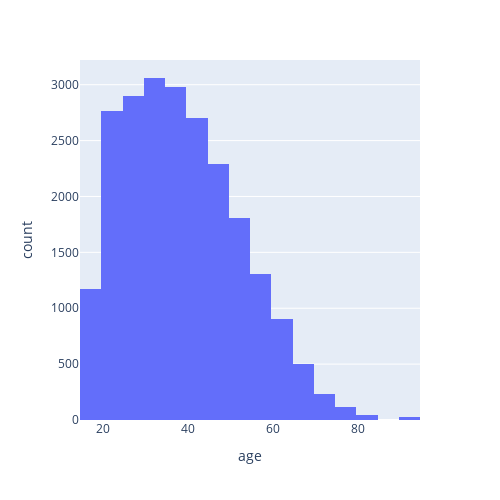
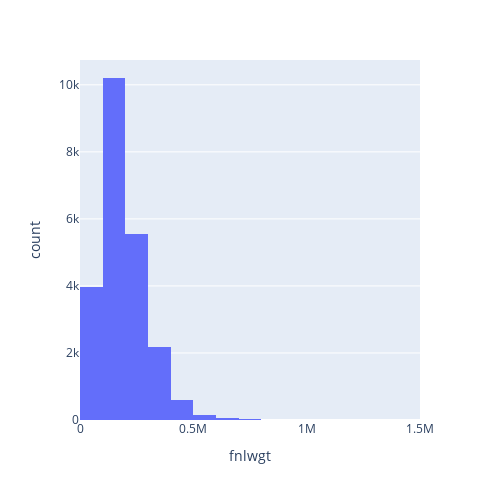
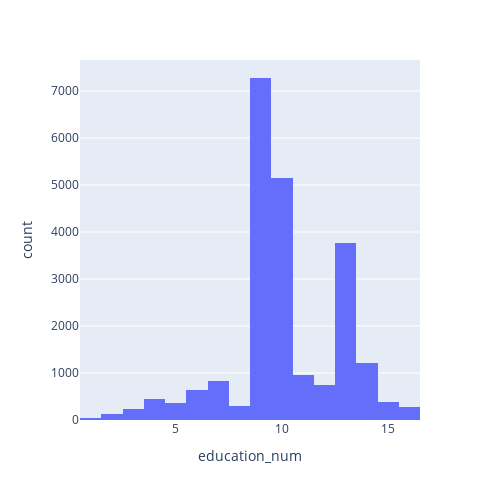
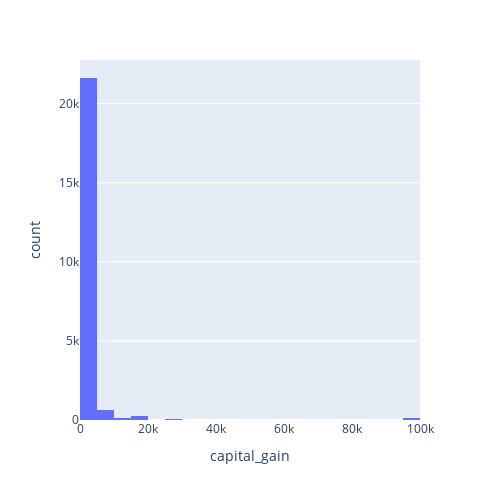

Write notebook code for charts like these, in order.
### Markdown cell above
**Exericse**

Use your `plot_histogram()` function to find all skewed numerical features in the **train** dataset.

### Code cell
# [TODO]
numerical_features = [
    "age",
    "fnlwgt",
    "education_num",
    "capital_gain",
    "capital_loss",
    "hours_per_week",
]

for feature in numerical_features:
    print(f"Plotting histogram for {feature}")
    plot_histogram(train, feature)

### Figure 1 — Plotly figure (JSON) as saved in the notebook; plotly's stock layout.template omitted (floating-point values rounded to 4 significant figures; data arrays with more than 128 entries replaced by an {"elided": "..."} marker saying what was removed)
{"data": [{"alignmentgroup": "True", "bingroup": "x", "hovertemplate": "age=%{x}<br>count=%{y}<extra></extra>", "legendgroup": "", "marker": {"color": "#636efa", "pattern": {"shape": ""}}, "name": "", "nbinsx": 25, "offsetgroup": "", "orientation": "v", "showlegend": false, "type": "histogram", "x": {"elided": "22792 int values"}, "xaxis": "x", "yaxis": "y"}], "layout": {"barmode": "relative", "height": 500, "legend": {"tracegroupgap": 0}, "margin": {"t": 60}, "width": 500, "xaxis": {"anchor": "y", "domain": [0, 1], "title": {"text": "age"}}, "yaxis": {"anchor": "x", "domain": [0, 1], "title": {"text": "count"}}}}

### Figure 2 — Plotly figure (JSON) as saved in the notebook; plotly's stock layout.template omitted (floating-point values rounded to 4 significant figures; data arrays with more than 128 entries replaced by an {"elided": "..."} marker saying what was removed)
{"data": [{"alignmentgroup": "True", "bingroup": "x", "hovertemplate": "fnlwgt=%{x}<br>count=%{y}<extra></extra>", "legendgroup": "", "marker": {"color": "#636efa", "pattern": {"shape": ""}}, "name": "", "nbinsx": 25, "offsetgroup": "", "orientation": "v", "showlegend": false, "type": "histogram", "x": {"elided": "22792 int values"}, "xaxis": "x", "yaxis": "y"}], "layout": {"barmode": "relative", "height": 500, "legend": {"tracegroupgap": 0}, "margin": {"t": 60}, "width": 500, "xaxis": {"anchor": "y", "domain": [0, 1], "title": {"text": "fnlwgt"}}, "yaxis": {"anchor": "x", "domain": [0, 1], "title": {"text": "count"}}}}

### Figure 3 — Plotly figure (JSON) as saved in the notebook; plotly's stock layout.template omitted (floating-point values rounded to 4 significant figures; data arrays with more than 128 entries replaced by an {"elided": "..."} marker saying what was removed)
{"data": [{"alignmentgroup": "True", "bingroup": "x", "hovertemplate": "education_num=%{x}<br>count=%{y}<extra></extra>", "legendgroup": "", "marker": {"color": "#636efa", "pattern": {"shape": ""}}, "name": "", "nbinsx": 25, "offsetgroup": "", "orientation": "v", "showlegend": false, "type": "histogram", "x": {"elided": "22792 int values"}, "xaxis": "x", "yaxis": "y"}], "layout": {"barmode": "relative", "height": 500, "legend": {"tracegroupgap": 0}, "margin": {"t": 60}, "width": 500, "xaxis": {"anchor": "y", "domain": [0, 1], "title": {"text": "education_num"}}, "yaxis": {"anchor": "x", "domain": [0, 1], "title": {"text": "count"}}}}

### Figure 4 — Plotly figure (JSON) as saved in the notebook; plotly's stock layout.template omitted (floating-point values rounded to 4 significant figures; data arrays with more than 128 entries replaced by an {"elided": "..."} marker saying what was removed)
{"data": [{"alignmentgroup": "True", "bingroup": "x", "hovertemplate": "capital_gain=%{x}<br>count=%{y}<extra></extra>", "legendgroup": "", "marker": {"color": "#636efa", "pattern": {"shape": ""}}, "name": "", "nbinsx": 25, "offsetgroup": "", "orientation": "v", "showlegend": false, "type": "histogram", "x": {"elided": "22792 int values"}, "xaxis": "x", "yaxis": "y"}], "layout": {"barmode": "relative", "height": 500, "legend": {"tracegroupgap": 0}, "margin": {"t": 60}, "width": 500, "xaxis": {"anchor": "y", "domain": [0, 1], "title": {"text": "capital_gain"}}, "yaxis": {"anchor": "x", "domain": [0, 1], "title": {"text": "count"}}}}
